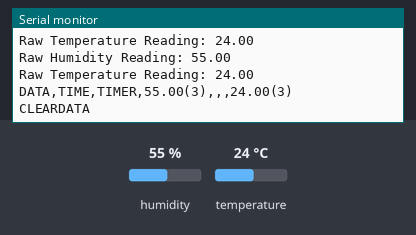
Bench run of a sketch on a simulated Arduino Uno, built with avr-gcc and run on an emulated ATmega328P. Shown: the last lines printed to the serial monitor. Inputs (shaded band) come from the test bench; at power-on: humidity 55 %, temperature 24 °C.

Above: at 3.3 s.
3.4 s: humidity set to 22 %
At 4.48 s:
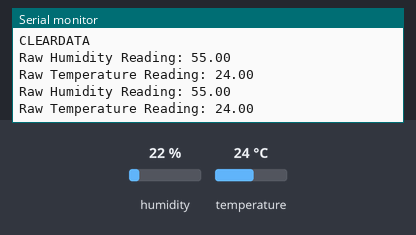
6.3 s: temperature set to 12 °C
At 6.61 s:
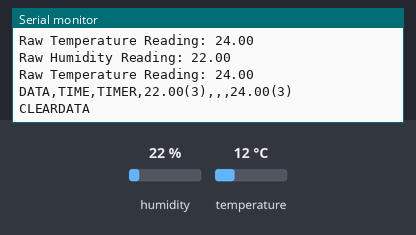
12.5 s: humidity set to 40 %
At 12.87 s:
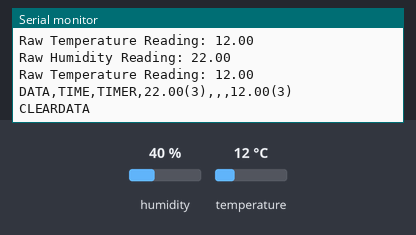
Timing chart, 0 to 15.5 s (numbered marks = the images above; inputs shaded):
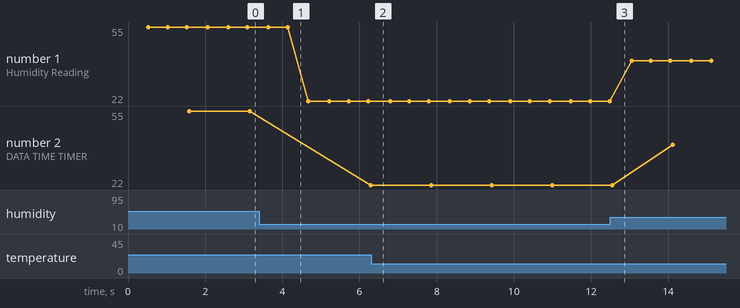

Measured:
- plotted number 1: 55 → 22 after the input at 3.4 s, 22 → 40 after the input at 12.5 s
- plotted number 2: 55 → 22 after the input at 3.4 s, 22 → 40 after the input at 12.5 s

The sketch:

Encode.ino
```cpp
#include<Arduino.h>
#include <Adafruit_Sensor.h>
#include <DHT.h>

#define DHTPIN 7          // Pin where the DHT11 is connected
#define DHTTYPE DHT11     // DHT 11

DHT dht(DHTPIN, DHTTYPE); // Create a DHT object

  const int numReadings = 10; // Number of readings to take
  float humidityReadings[numReadings];
  float temperatureReadings[numReadings];
  float humidity, temperature;
void setup()
{
  Serial.begin(9600); // Initialize serial communication
  Serial.println("CLEARDATA");
Serial.print("LABEL,TIME,TIMER,Humidity,,,Temperature,\n"); // Print column headers  //Serial.println("RESETTIMER");
// LEave 2 extra colmns for ther
  dht.begin(); // Initialize the DHT sensor
}


void loop() {
  Serial.print("CLEARDATA\n"); // Clear any previous data in PLX-DAQ
//  Serial.print("LABEL,TIME,TIMER,Hum1,Hum2,Hum3,,,,Temp.1,Temp.2,Temp3,Temp4\n"); // Print column headers

  const int numReadings = 3; // Number of readings to take
  float humidityReadings[numReadings];
  float temperatureReadings[numReadings];

  // Loop to take multiple readings
  for (int i = 0; i < numReadings; ++i) {
    delay(500);  // Wait for 2 seconds between readings

    float humidity = dht.readHumidity(); // Read humidity from the DHT sensor
    float temperature = dht.readTemperature(); // Read temperature from the DHT sensor

    // Print raw sensor readings for debugging
    Serial.print("Raw Humidity Reading: ");
    Serial.println(humidity);
    Serial.print("Raw Temperature Reading: ");
    Serial.println(temperature);

    // Check if any reads failed
    if (isnan(humidity) || isnan(temperature)) {
      Serial.println("Failed to read from DHT sensor!");
      continue; // Skip this iteration and continue with the next one
    }

    // Store readings in arrays
    humidityReadings[i] = humidity;
    temperatureReadings[i] = temperature;
  }

  // Print encoded sensor readings in tabular format
  Serial.print("DATA,TIME,TIMER,");
  encodeAndPrint(humidityReadings, numReadings);
  Serial.print(",");       //increase the number of "," to shift the columns to the right
  Serial.print(",");
  Serial.print(",");

  encodeAndPrint(temperatureReadings, numReadings);
  Serial.println(); // Move to the next line after printing the data

//  delay(10000);  // Wait for 10 seconds before printing the next set of readings
}

// Function to encode and print sensor data
void encodeAndPrint(float data[], int length) {
  // Loop through the data array
  for (int i = 0; i < length; ++i) {
    int count = 1;
    // Check if consecutive readings are the same
    while (i < length - 1 && data[i] == data[i + 1]) {
      ++count; // Increment count
      ++i; // Move to the next element
    }

    // Print the encoded data
    Serial.print(data[i]);
    Serial.print("(");
    Serial.print(count);
    Serial.print(")");
    if (i < length - 1) {
      Serial.print(","); // Add comma if it's not the last element
    }
  }
}
```
